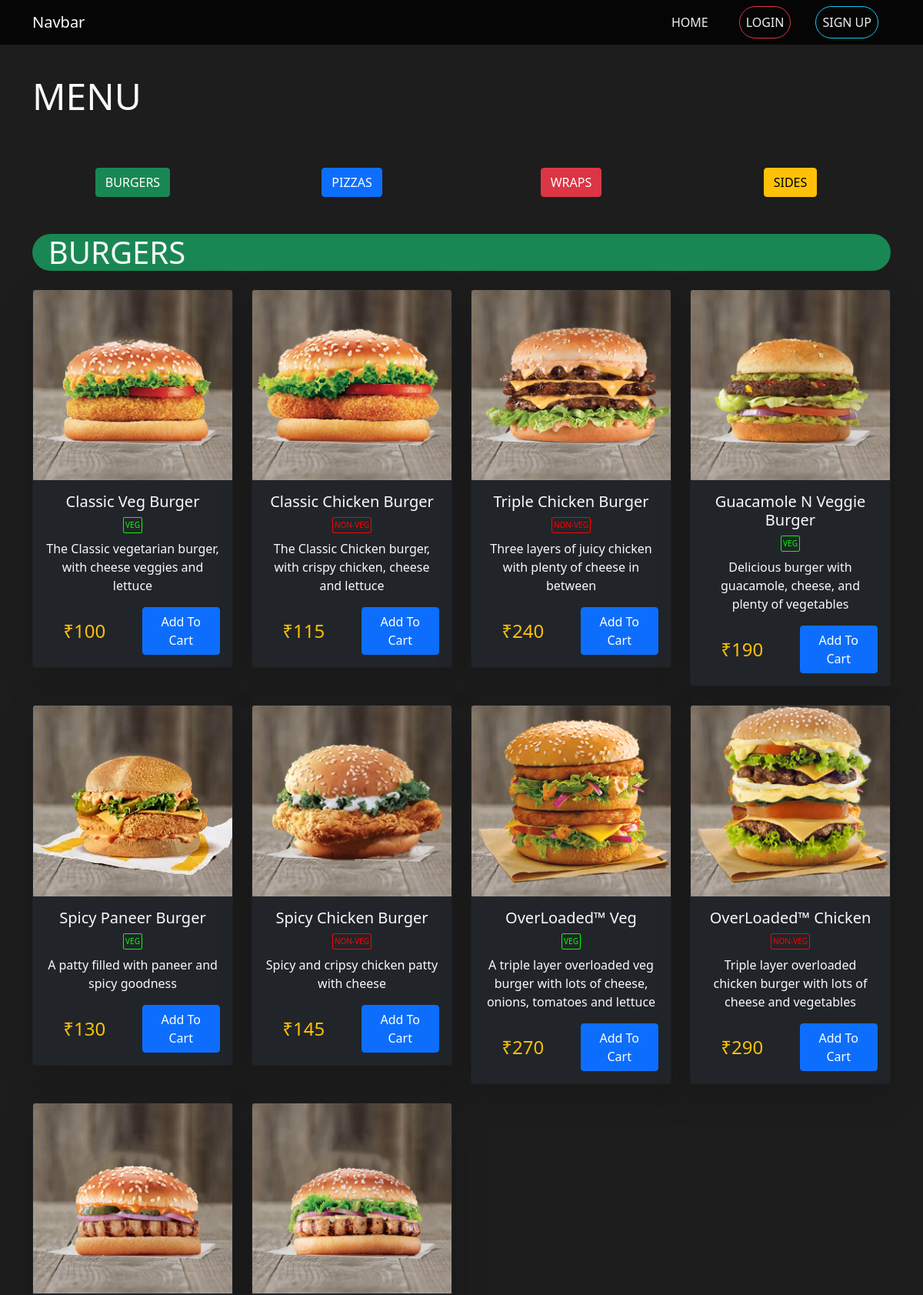
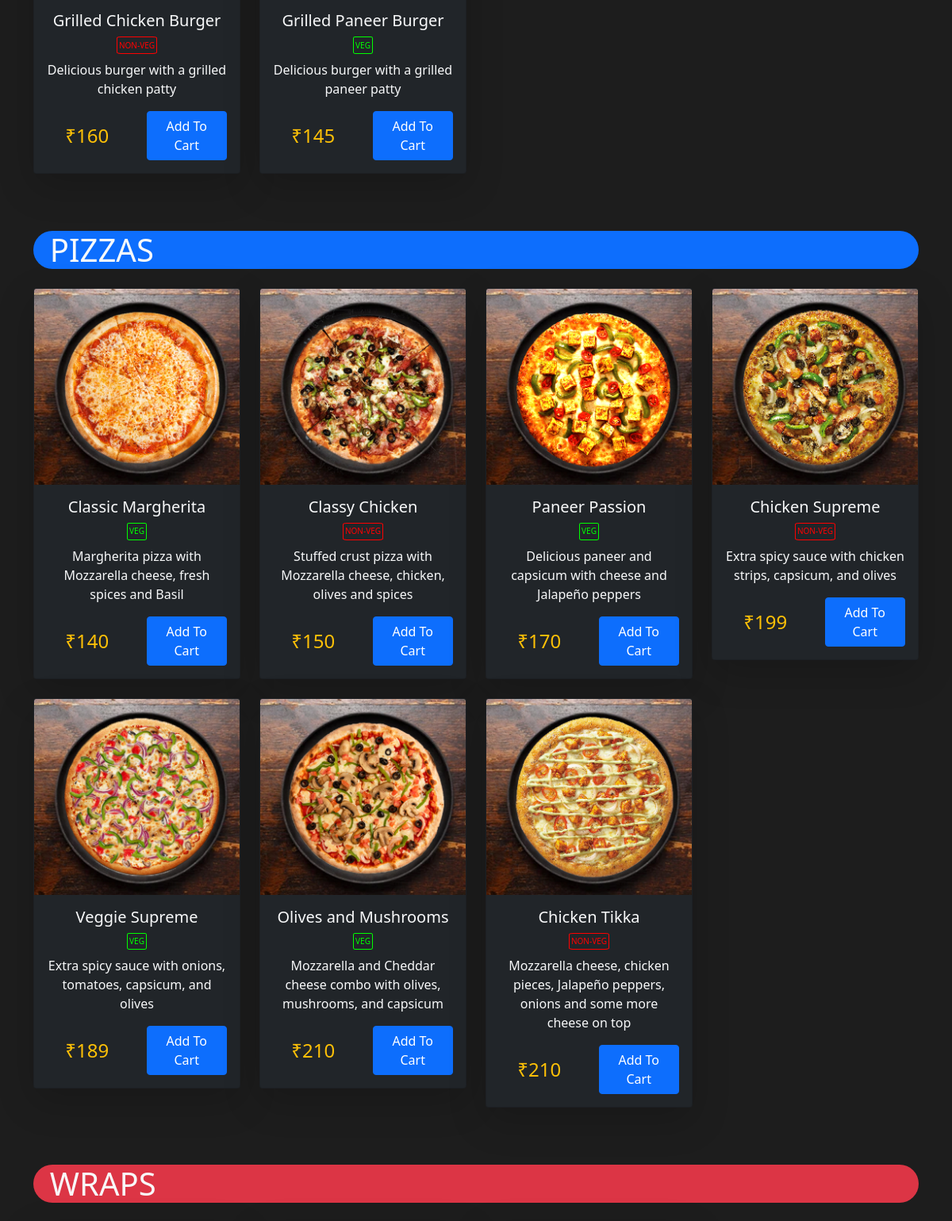
The app's page /menu/ (upper part) with its own data (2 pictures, top to bottom).
### baseapp/models.py (models this page shows, shortened)
class Products(models.Model):
    ProductID = models.AutoField(primary_key=True)
    ProductName = models.CharField(max_length=200, null=True, blank=True)
    Stock = models.IntegerField()
    Category = models.CharField(max_length=200, null=True, blank=True)
    Price = models.IntegerField()
    Description = models.CharField(max_length=600, blank=True, null=True)
    Vegetarian = models.BooleanField(default=False)
    Image = models.ImageField(null= True, blank=True)

### baseapp/views.py (the view)
# urls.py: path('menu/', views.Menu, name='menu'),
def Menu(request):
    burgers = Products.objects.filter(Category='Burger')
    burgergrouped,burgerset = [],[]
    for burger in burgers:
        if len(burgerset) < 4:
            burgerset.append(burger)
        if len(burgerset) == 4:
            burgergrouped.append(burgerset)
            burgerset = []
    if len(burgerset) > 0:
        burgergrouped.append(burgerset)
    pizzas = Products.objects.filter(Category='Pizza')
    pizzagrouped,pizzaset = [],[]
    for pizza in pizzas:
        if len(pizzaset) < 4:
            pizzaset.append(pizza)
        if len(pizzaset) == 4:
            pizzagrouped.append(pizzaset)
            pizzaset = []
    if len(pizzaset) > 0:
        pizzagrouped.append(pizzaset)
    wraps = Products.objects.filter(Category='Wraps')
    wrapgrouped,wrapset = [],[]
    for wrap in wraps:
        if len(wrapset) < 4:
            wrapset.append(wrap)
        if len(wrapset) == 4:
            wrapgrouped.append(wrapset)
            wrapset = []
    if len(wrapset) > 0:
        wrapgrouped.append(wrapset)
    sides = Products.objects.filter(Category='Sides')
    sidegrouped,sideset = [],[]
    for side in sides:
        if len(sideset) < 4:
            sideset.append(side)
        if len(sideset) == 4:
            sidegrouped.append(sideset)
            sideset = []
    if len(sideset) > 0:
        sidegrouped.append(sideset)
    context = {'burgergrouped':burgergrouped, 'pizzagrouped':pizzagrouped, 'wrapgrouped': wrapgrouped, 'sidegrouped':sidegrouped}
    if request.user.is_authenticated:
        currentCustomer = Customer.objects.get(user=request.user)
        queryset = Cart.objects.filter(CustomerID=currentCustomer)
        cartitems = []
        for obj in queryset:
            cartitems.append(obj.ProductID)
        context['AllCartItems'] = cartitems
    else:
        context['AllCartItems'] = None
    if request.method == 'GET':
        ProductID = request.GET.get('ProductID')
        if ProductID is not None:
            currentCustomer = Customer.objects.get(user=request.user)
            addedproduct = Products.objects.get(ProductID = int(ProductID))
            cartitem = Cart(CustomerID= currentCustomer, ProductID= addedproduct)
            cartitem.save(force_insert=True)
    return render(request, 'baseapp/menu.html', context)

### baseapp/templates/baseapp/menu.html (shortened to what this page needs)
{% load static %}
<html lang="en">
<head>
    <link href="https://cdn.jsdelivr.net/npm/bootstrap@5.0.2/dist/css/bootstrap.min.css" rel="stylesheet">
    <link rel="stylesheet" href="https://cdn.jsdelivr.net/npm/bootstrap-icons@1.5.0/font/bootstrap-icons.css">
</head>
<body>
    <nav class="navbar navbar-expand-lg navbar-dark fixed-top">
        <div class="container">
          <a class="navbar-brand" href="{% url 'home' %}">Navbar</a>
          <div class="collapse navbar-collapse justify-content-end" id="navbarNavAltMarkup">
            <div class="navbar-nav">
              <a class="nav-link d-flex align-items-center justify-content-center mx-3" href="{% url 'home' %}">HOME</a>
              {% if request.user.is_authenticated %}
              <a class="nav-link dropdown-toggle d-flex justify-content-center align-items-center" href="#" id="navbarDarkDropdownMenuLink" role="button" data-bs-toggle="dropdown" aria-expanded="false">
                <i class="bi-person-circle"></i>
              </a>
              <ul class="dropdown-menu dropdown-menu-end dropdown-menu-dark" aria-labelledby="navbarDarkDropdownMenuLink">
                <li><a class="dropdown-item d-flex justify-content-center" href="#">View Profile</a></li>
                <li><a class="dropdown-item d-flex justify-content-center" href="#">View Orders</a></li>
                <li><a class=" btn btn-outline-danger dropdown-item d-flex justify-content-center" href="{% url 'logout' %}">LOGOUT</a></li>
              </ul>
              {% else %}
              <a class="nav-link d-flex align-items-center justify-content-center btn rounded-pill btn-outline-danger text-lightlead mx-3" href="{% url 'login' %}">LOGIN</a>
              <a class="nav-link d-flex align-items-center justify-content-center btn rounded-pill btn-outline-info text-lightlead mx-3" href="{% url 'register' %}">SIGN UP</a>
              {% endif %}
            </div>
          </div>
        </div>
    </nav>
    <br><br>
    <br><br>
    <div class="container">
        <p class="display-5 text-light">MENU</p>
        <br><br>
        <div class="row">
            <div class="col d-flex justify-content-center"><a href="#burgerbanner" class="btn btn-success">BURGERS</a></div>
            <div class="col d-flex justify-content-center"><a href="#pizzabanner" class="btn btn-primary">PIZZAS</a></div>
            <div class="col d-flex justify-content-center"><a href="#wrapbanner" class="btn btn-danger">WRAPS</a></div>
            <div class="col d-flex justify-content-center"><a href="#sidebanner" class="btn btn-warning">SIDES</a></div>
        </div>
        <br><br>
        <div class="display-6 bg-success text-light rounded-pill" id="burgerbanner">&nbsp; BURGERS</div>
        <br>
        {% for objectset in burgergrouped %}
          <div class="row justify-content-md-start justify-content-center ">
            {% for object in objectset %}
            <div class="col-8 col-md-6 col-lg-3">
              <div class="card text-center bg-dark shadow-lg">
                <img src="{{ object.Image.url }}" class="card-img-top" alt="...">
                <div class="card-body">
                  <h5 class="card-title text-light">{{ object.ProductName }}</h5>
                  {% if object.Vegetarian %}
                  <center><p class="VegOrNot" style="border:solid 1px rgb(0, 255, 0); color: rgb(0, 255, 0);">VEG</p></center>
                  {% else %}<center><p class="VegOrNot" style="border:solid 1px red; color: red;">NON-VEG</p></center>{% endif %}
                  <p class="card-text text-light lead fs-6">{{ object.Description }}</p>
                  <div class="row">
                    <div class="col text-warning fs-4 d-flex align-items-center justify-content-center">₹{{ object.Price }}</div>
                    <div class="col d-flex align-items-center justify-content-center">
                      {% if request.user.is_authenticated %}
                      {% if object in AllCartItems %}
                      <a href="/cart/" class="btn btn-outline-warning">Go To Cart</a>
                      {% else %}
                      <form>
                        <button type="submit" class="btn btn-primary cartadd" id="{{object.ProductID}}" name="ProductID"  value="{{object.ProductID}}">Add To Cart</button>
                      </form>
                      {% endif %}
                      {% else %}
                      <a href="{% url 'login' %}?next={% url 'menu' %}" class="btn btn-primary" onclick="alert('You need to login first to add to cart')">Add To Cart</a>
                      {% endif %}
                    </div>
                  </div>
                </div>
              </div>
            </div>
            {% endfor %}
          </div>
          <br>
          {% endfor %}
        <br><br>
        <div class="display-6 bg-primary text-light rounded-pill" id="pizzabanner">&nbsp; PIZZAS</div>
        <br>
        {% for objectset in pizzagrouped %}
          <div class="row justify-content-md-start justify-content-center">
            {% for object in objectset %}
            <div class="col-8 col-md-6 col-lg-3">
              <div class="card text-center bg-dark shadow-lg">
                <img src="{{ object.Image.url }}" class="card-img-top" alt="...">
                <div class="card-body">
                  <h5 class="card-title text-light">{{ object.ProductName }}</h5>
                  {% if object.Vegetarian %}
                  <center><p class="VegOrNot" style="border:solid 1px rgb(0, 255, 0); color: rgb(0, 255, 0);">VEG</p></center>
                  {% else %}<center><p class="VegOrNot" style="border:solid 1px red; color: red;">NON-VEG</p></center>{% endif %}
                  <p class="card-text text-light lead fs-6">{{ object.Description }}</p>
                  <div class="row">
                    <div class="col text-warning fs-4 d-flex align-items-center justify-content-center">₹{{ object.Price }}</div>
                    <div class="col d-flex align-items-center justify-content-center">
                      {% if request.user.is_authenticated %}
                      {% if object in AllCartItems %}
                      <a href="/cart/" class="btn btn-outline-warning">Go To Cart</a>
                      {% else %}
                      <form >
                        <button type="submit" class="btn btn-primary cartadd" id="{{object.ProductID}}" name="ProductID" value="{{object.ProductID}}">Add To Cart</button>
                      </form>
                      {% endif %}
                      {% else %}
                      <a href="{% url 'login' %}?next={% url 'menu' %}" class="btn btn-primary" onclick="alert('You need to login first to add to cart')">Add To Cart</a>
                      {% endif %}
                    </div>
                  </div>
                </div>
              </div>
            </div>
            {% endfor %}
          </div>
          <br>
          {% endfor %}
        <br><br>
        <div class="display-6 bg-danger text-light rounded-pill" id="wrapbanner">&nbsp; WRAPS</div>
        <br>
        {% for objectset in wrapgrouped %}
          <br>
          {% endfor %}
        <br><br>
        <br>
        {% for objectset in sidegrouped %}
          <br>
          {% endfor %}
    </div>
    <br>
    <br>
    <br>
    <br>
    <br>
    <br>
    <br>
  </body>
</html>

### baseapp/templates/baseapp/menu.html (style rules this page uses)
nav { position: fixed; background-color: rgba(0, 0, 0, 0.8); }
.nav-link { color: #f0f0f0 !important; }
body { background-color: #1d1d1d !important; }
.VegOrNot { margin-top: 0.5rem; margin-bottom: 0.5rem; position: inherit; border-radius:10%; width: fit-content; font-size: x-small; padding: 1%; }

### records on screen
Products: Image (picture), ProductName "Classic Veg Burger", Vegetarian "VEG", Description "The Classic vegetarian burger, with cheese veggies and lettuce", Price "100"
Products: Image (picture), ProductName "Classic Chicken Burger", Vegetarian "NON-VEG", Description "The Classic Chicken burger, with crispy chicken, cheese and lettuce", Price "115"
Products: Image (picture), ProductName "Triple Chicken Burger", Vegetarian "NON-VEG", Description "Three layers of juicy chicken with plenty of cheese in between", Price "240"
Products: Image (picture), ProductName "Guacamole N Veggie Burger", Vegetarian "VEG", Description "Delicious burger with guacamole, cheese, and plenty of vegetables", Price "190"
Products: Image (picture), ProductName "Spicy Paneer Burger", Vegetarian "VEG", Description "A patty filled with paneer and spicy goodness", Price "130"
Products: Image (picture), ProductName "Spicy Chicken Burger", Vegetarian "NON-VEG", Description "Spicy and cripsy chicken patty with cheese", Price "145"
Products: Image (picture), ProductName "OverLoaded™ Veg", Vegetarian "VEG", Description "A triple layer overloaded veg burger with lots of cheese, onions, tomatoes and lettuce", Price "270"
Products: Image (picture), ProductName "OverLoaded™ Chicken", Vegetarian "NON-VEG", Description "Triple layer overloaded chicken burger with lots of cheese and vegetables", Price "290"
Products: Image (picture), ProductName "Grilled Chicken Burger", Vegetarian "NON-VEG", Description "Delicious burger with a grilled chicken patty", Price "160"
Products: Image (picture), ProductName "Grilled Paneer Burger", Vegetarian "VEG", Description "Delicious burger with a grilled paneer patty", Price "145"
Products: Image (picture), ProductName "Classic Margherita", Vegetarian "VEG", Description "Margherita pizza with Mozzarella cheese, fresh spices and Basil", Price "140"
Products: Image (picture), ProductName "Classy Chicken", Vegetarian "NON-VEG", Description "Stuffed crust pizza with Mozzarella cheese, chicken, olives and spices", Price "150"
Products: Image (picture), ProductName "Paneer Passion", Vegetarian "VEG", Description "Delicious paneer and capsicum with cheese and Jalapeño peppers", Price "170"
Products: Image (picture), ProductName "Chicken Supreme", Vegetarian "NON-VEG", Description "Extra spicy sauce with chicken strips, capsicum, and olives", Price "199"
Products: Image (picture), ProductName "Veggie Supreme", Vegetarian "VEG", Description "Extra spicy sauce with onions, tomatoes, capsicum, and olives", Price "189"
Products: Image (picture), ProductName "Olives and Mushrooms", Vegetarian "VEG", Description "Mozzarella and Cheddar cheese combo with olives, mushrooms, and capsicum", Price "210"
Products: Image (picture), ProductName "Chicken Tikka", Vegetarian "NON-VEG", Description "Mozzarella cheese, chicken pieces, Jalapeño peppers, onions and some more cheese on top", Price "210"
